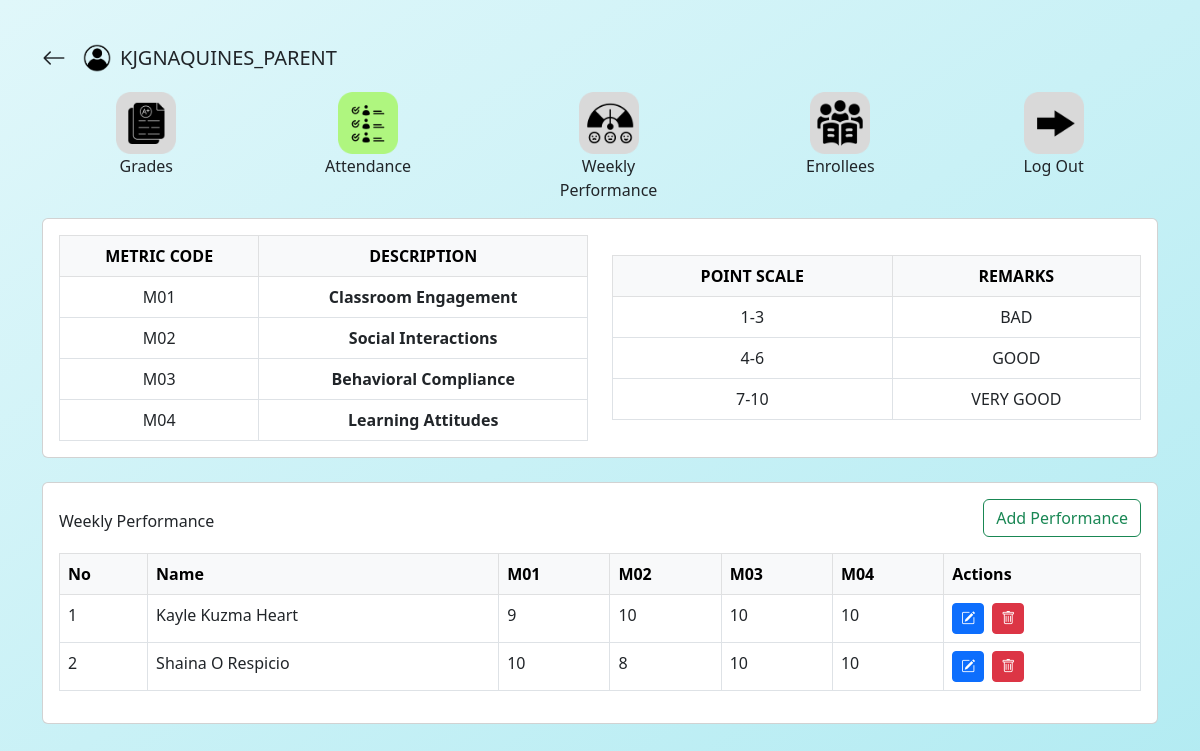
The page /AdviserWeeklyPerformance.php (signed in) on the database its author committed.
### tables this page shows
CREATE TABLE `parent` (
  `id` int(11) NOT NULL,
  `parent_name` varchar(255) NOT NULL,
  `student` int(11) NOT NULL,
  `student_id` varchar(255) NOT NULL,
  `school_id` varchar(255) NOT NULL,
  `email` varchar(255) NOT NULL,
  `password` varchar(255) NOT NULL,
  `type` varchar(255) NOT NULL DEFAULT 'parent'
);

CREATE TABLE `weekly_performance` (
  `id` int(11) NOT NULL,
  `student` int(11) NOT NULL,
  `m01` varchar(11) NOT NULL,
  `m02` varchar(11) NOT NULL,
  `m03` varchar(11) NOT NULL,
  `m04` varchar(11) NOT NULL
);

CREATE TABLE `student` (
  `id` int(11) NOT NULL,
  `firstname` varchar(255) NOT NULL,
  `middlename` varchar(255) NOT NULL,
  `lastname` varchar(255) NOT NULL,
  `lrn` varchar(255) NOT NULL,
  `adviser` int(11) NOT NULL,
  `section` varchar(100) NOT NULL,
  `type` varchar(255) NOT NULL DEFAULT 'student'
);

### backend/logic/get_profile.php (called while the page is built, shortened)
<?php
if ($_SESSION['role'] == 'adviser') {
    $query = "SELECT * FROM `adviser` WHERE id = '" . $_SESSION['id'] . "'";
    $result = mysqli_query($conn, $query);
    if (!$result) {
        die("Query failed: " . mysqli_error($conn));
    }
    $user = mysqli_fetch_assoc($result);
    if (!$user) {
        die("User not found.");
    }
    $id = $user['id'];
    $username = $user['name'];
    $section = $user['section'];
    $school_id = $user['school_id'];
    $email = $user['email'];
    $contact_no = $user['contact_no'];
} else {
    $query = "SELECT * FROM `parent` WHERE id = '" . $_SESSION['id'] . "'";
    $result = mysqli_query($conn, $query);
    $user = mysqli_fetch_assoc($result);
    $username = $user['parent_name'];
}

### AdviserWeeklyPerformance.php (the view, shortened to what this page needs)
<?php
include './backend/conn.php';
include './backend/logic/get_profile.php';
?>
<!DOCTYPE html>
<html lang="en">
<head>
  <link href="https://cdn.jsdelivr.net/npm/bootstrap@5.3.0/dist/css/bootstrap.min.css" rel="stylesheet" />
  <link rel="stylesheet" href="https://cdn.jsdelivr.net/npm/bootstrap-icons@1.11.3/font/bootstrap-icons.min.css">
</head>
<body class="container py-4">
  <div class="d-flex align-items-center my-3">
    <a href="AdviserDashboard.php" class="text-decoration-none text-dark me-3">
      <i class="bi bi-arrow-left" style="font-size: 1.5rem;"></i>
    </a>
    <img src="Pictures/person_icon.png" alt="person_icon" class="me-2 person_icon" width="30" height="30">
    <h5 class="mb-0" style="text-transform: uppercase;"><?php echo htmlspecialchars($username); ?></h5>
  </div>
  <?php include './backend/includes/_header.php'; ?>
  <div class="card p-3 mb-4">
    <div class="row">
      <div class="col-md-6 mb-3 mb-md-0">
        <div class="table-responsive">
          <table class="table table-bordered text-center align-middle mb-0">
            <thead class="table-light">
              <tr>
                <th>METRIC CODE</th>
                <th>DESCRIPTION</th>
              </tr>
            </thead>
            <tbody>
              <tr>
                <td>M01</td>
                <td><b>Classroom Engagement</b></td>
              </tr>
              <tr>
                <td>M02</td>
                <td><b>Social Interactions</b></td>
              </tr>
              <tr>
                <td>M03</td>
                <td><b>Behavioral Compliance</b></td>
              </tr>
              <tr>
                <td>M04</td>
                <td><b>Learning Attitudes</b></td>
              </tr>
            </tbody>
          </table>
        </div>
      </div>
      <div class="col-md-6" style="padding-top: 20px;">
        <div class="table-responsive">
          <table class="table table-bordered text-center align-middle mb-0">
            <thead class="table-light">
              <tr>
                <th>POINT SCALE</th>
                <th>REMARKS</th>
              </tr>
            </thead>
            <tbody>
              <tr>
                <td>1-3</td>
                <td>BAD</td>
              </tr>
              <tr>
                <td>4-6</td>
                <td>GOOD</td>
              </tr>
              <tr>
                <td>7-10</td>
                <td>VERY GOOD</td>
              </tr>
            </tbody>
          </table>
        </div>
      </div>
    </div>
  </div>
  <div class="card p-3 mb-3">
    <div class="d-flex align-items-center justify-content-between">
      <h6>Weekly Performance</h6>
      <button class="btn btn-outline-success mb-3" data-bs-toggle="modal" data-bs-target="#addperf">Add Performance</button>
    </div>
    <table class="table table-bordered">
      <thead class="table-light">
        <tr>
          <th>No</th>
          <th>Name</th>
          <th>M01</th>
          <th>M02</th>
          <th>M03</th>
          <th>M04</th>
          <th>Actions</th>
        </tr>
      </thead>
      <tbody>
        <?php
        $query = mysqli_query($conn, "SELECT weekly_performance.*, student.firstname, student.middlename, student.lastname
                                     FROM weekly_performance
                                     INNER JOIN student ON weekly_performance.student = student.id
                                     ORDER BY weekly_performance.id DESC");
        $counter = 1;
        while ($row = mysqli_fetch_assoc($query)) {
          echo '<tr>
                <td>' . $counter++ . '</td>
                <td>' . htmlspecialchars($row['firstname']) . ' ' . htmlspecialchars($row['middlename']) . ' ' . htmlspecialchars($row['lastname']) . '</td>
                <td>' . htmlspecialchars($row['m01']) . '</td>
                <td>' . htmlspecialchars($row['m02']) . '</td>
                <td>' . htmlspecialchars($row['m03']) . '</td>
                <td>' . htmlspecialchars($row['m04']) . '</td>
                <td>
                  <button class="btn btn-sm btn-primary me-1" data-bs-toggle="modal" data-bs-target="#editModal' . $row['id'] . '">
                    <i class="bi bi-pencil-square"></i>
                  </button>
                  <a href="./backend/logic/weekly_perf_delete.php?id=' . $row['id'] . '" class="btn btn-sm btn-danger" onclick="return confirm(\'Are you sure you want to delete this record?\')">
                    <i class="bi bi-trash"></i>
                  </a>
                </td>
              </tr>';
        }
        ?>
      </tbody>
    </table>
  </div>
</body>
</html>

### AdviserWeeklyPerformance.php (style rules this page uses)
body { background: linear-gradient(to bottom right, #e0f7fa, #b2ebf2); min-height: 100vh; }

### rows shown on the page
parent: parent_name "KJGNAQUINES_PARENT"
weekly_performance: student.firstname "Kayle", student.middlename "Kuzma", student.lastname "Heart", m01 "9", m02 "10", m03 "10", m04 "10"
weekly_performance: student.firstname "Shaina", student.middlename "O", student.lastname "Respicio", m01 "10", m02 "8", m03 "10", m04 "10"
